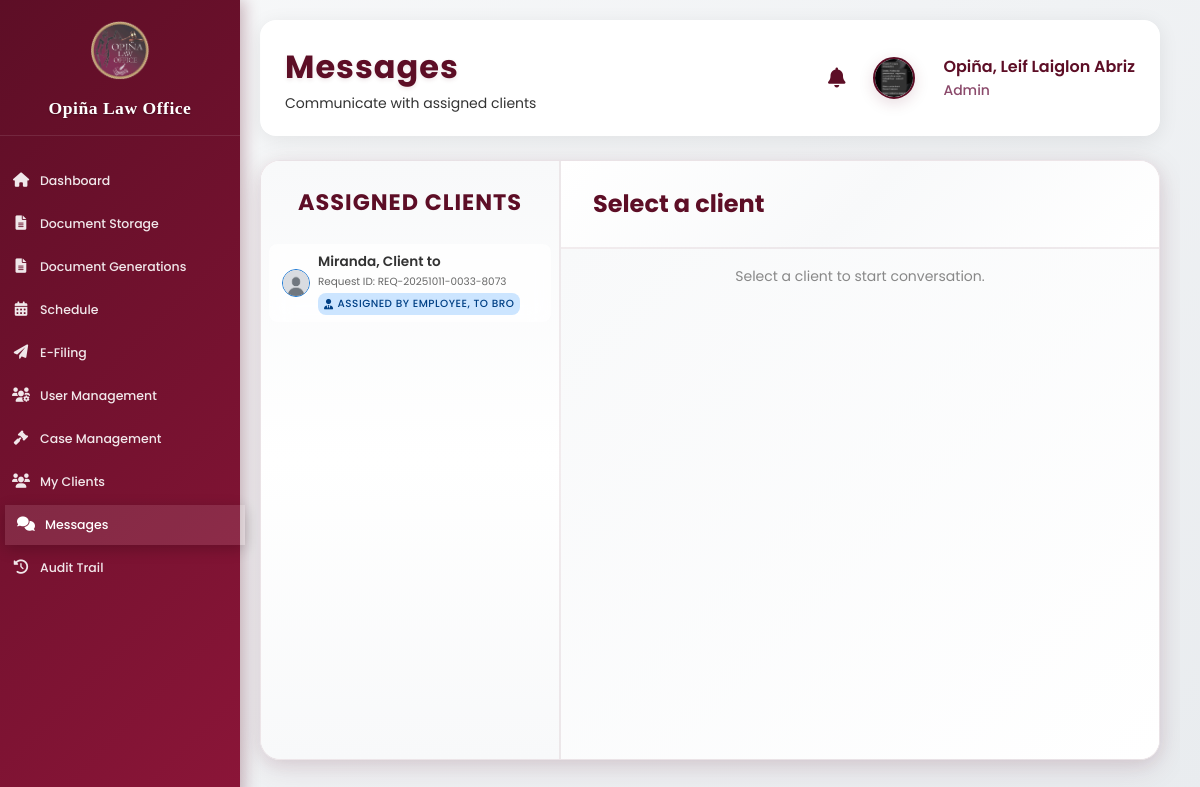
Page /admin_messages.php (signed in) on the committed database.
### tables this page shows
CREATE TABLE `user_form` (
  `id` int(11) NOT NULL,
  `name` varchar(100) NOT NULL,
  `profile_image` varchar(255) DEFAULT NULL,
  `last_login` datetime DEFAULT NULL,
  `email` varchar(100) NOT NULL,
  `phone_number` varchar(20) DEFAULT NULL,
  `password` varchar(255) NOT NULL,
  `user_type` enum('admin','attorney','client','employee') DEFAULT 'client',
  `login_attempts` int(11) DEFAULT 0,
  `last_failed_login` timestamp NULL DEFAULT NULL,
  `account_locked` tinyint(1) DEFAULT 0,
  `lockout_until` timestamp NULL DEFAULT NULL,
  `created_at` timestamp NOT NULL DEFAULT current_timestamp(),
  `created_by` int(11) DEFAULT NULL
);

CREATE TABLE `client_attorney_conversations` (
  `id` int(11) NOT NULL,
  `assignment_id` int(11) NOT NULL,
  `client_id` int(11) NOT NULL,
  `attorney_id` int(11) NOT NULL,
  `conversation_status` enum('Active','Completed','Closed') DEFAULT 'Active',
  `created_at` timestamp NOT NULL DEFAULT current_timestamp(),
  `updated_at` timestamp NOT NULL DEFAULT current_timestamp() ON UPDATE current_timestamp()
);

### admin_messages.php (the view, shortened to what this page needs)
<?php
require_once 'action_logger_helper.php';
$admin_id = $_SESSION['user_id'];
$conn->query("ALTER TABLE client_attorney_messages ADD COLUMN IF NOT EXISTS is_seen TINYINT(1) DEFAULT 0");
$conn->query("ALTER TABLE client_employee_messages ADD COLUMN IF NOT EXISTS is_seen TINYINT(1) DEFAULT 0");
$conn->query("ALTER TABLE client_attorney_assignments ADD COLUMN IF NOT EXISTS seen_status TINYINT(1) DEFAULT 0");
$stmt = $conn->prepare("
    SELECT cac.id, cac.conversation_status,
           u.name as client_name, u.profile_image as client_image,
           crf.request_id, crf.full_name, crf.address,
           caa.assigned_at,
           emp.name as employee_name,
           u.id as client_id,
           (SELECT COUNT(*) FROM client_attorney_messages cam
            WHERE cam.conversation_id = cac.id
            AND cam.sender_type = 'client'
            AND cam.is_seen = 0) as unseen_count
    FROM client_attorney_assignments caa
    JOIN client_attorney_conversations cac ON caa.id = cac.assignment_id
    JOIN user_form u ON caa.client_id = u.id
    JOIN client_employee_conversations cec ON caa.conversation_id = cec.id
    JOIN client_request_form crf ON cec.request_form_id = crf.id
    JOIN user_form emp ON caa.employee_id = emp.id
    WHERE caa.attorney_id = ? AND cac.conversation_status = 'Active'
    ORDER BY caa.assigned_at DESC
");
$stmt->bind_param("i", $admin_id);
$stmt->execute();
$res = $stmt->get_result();
$conversations = [];
while ($row = $res->fetch_assoc()) {
    $img = $row['client_image'];
    if (!$img || !file_exists($img)) {
        $img = 'images/default-avatar.jpg';
    }
    $row['client_image'] = $img;
    $conversations[] = $row;
}
?>
<!DOCTYPE html>
<html lang="en">
<head>
    <link rel="stylesheet" href="https://cdnjs.cloudflare.com/ajax/libs/font-awesome/6.0.0/css/all.min.css">
    <link rel="stylesheet" href="assets/css/dashboard.css?v=<?= time() ?>">
</head>
<body>
    <div class="sidebar">
        <div class="sidebar-header">
            <img src="images/logo.jpg" alt="Logo">
            <h2>Opiña Law Office</h2>
        </div>
        <ul class="sidebar-menu">
            <li><a href="admin_dashboard.php"><i class="fas fa-home"></i><span>Dashboard</span></a></li>
            <li><a href="admin_documents.php"><i class="fas fa-file-alt"></i><span>Document Storage</span></a></li>
            <li><a href="admin_document_generation.php"><i class="fas fa-file-alt"></i><span>Document Generations</span></a></li>
            <li><a href="admin_schedule.php"><i class="fas fa-calendar-alt"></i><span>Schedule</span></a></li>
            <li><a href="admin_efiling.php"><i class="fas fa-paper-plane"></i><span>E-Filing</span></a></li>
            <li><a href="admin_usermanagement.php"><i class="fas fa-users-cog"></i><span>User Management</span></a></li>
            <li><a href="admin_managecases.php"><i class="fas fa-gavel"></i><span>Case Management</span></a></li>
            <li><a href="admin_clients.php"><i class="fas fa-users"></i><span>My Clients</span></a></li>
            <li><a href="admin_messages.php" class="active"><i class="fas fa-comments"></i><span>Messages</span></a></li>
            <li><a href="admin_audit.php"><i class="fas fa-history"></i><span>Audit Trail</span></a></li>
        </ul>
    </div>
    <div class="main-content">
        <?php
        $page_title = 'Messages';
        $page_subtitle = 'Communicate with assigned clients';
        include 'components/profile_header.php';
        ?>
        <div class="chat-container">
            <div class="client-list">
                <h3>Assigned Clients</h3>
                <ul id="clientList">
                    <?php if (empty($conversations)): ?>
                        <li class="empty-state">
                            <i class="fas fa-inbox"></i>
                            <p>No assigned clients</p>
                        </li>
                    <?php else: ?>
                        <?php foreach ($conversations as $conv): ?>
                            <li class="client-item <?= $conv['unseen_count'] > 0 ? 'has-unseen' : '' ?>" data-id="<?= $conv['id'] ?>" data-client-id="<?= $conv['client_id'] ?>" onclick="selectClient(<?= $conv['id'] ?>, '<?= htmlspecialchars($conv['client_name']) ?>', <?= $conv['client_id'] ?>)">
                                <img src='<?= htmlspecialchars($conv['client_image']) ?>' alt='Client' style='width:28px;height:28px;border-radius:50%;border:1.5px solid #1976d2;object-fit:cover;' onerror="this.src='images/default-avatar.jpg'">
                                <div class="client-info">
                                    <span><?= htmlspecialchars($conv['client_name']) ?></span>
                                    <small>Request ID: <?= htmlspecialchars($conv['request_id']) ?></small>
                                    <div class="status-badge assigned">
                                        <i class="fas fa-user-tie"></i>
                                        Assigned by <?= htmlspecialchars($conv['employee_name']) ?>
                                    </div>
                                </div>
                    </li>
                    <?php endforeach; ?>
                    <?php endif; ?>
                </ul>
            </div>
            <div class="chat-area">
                <div class="chat-header">
                    <h2 id="selectedClient">Select a client</h2>
                </div>
                <div class="chat-messages" id="chatMessages">
                    <p style="color:#888;text-align:center;">Select a client to start conversation.</p>
                </div>
            </div>
        </div>
    </div>
</body>
</html>

### components/profile_header.php (shortened to what this page needs)
<?php
$user_id = $_SESSION['user_id'];
$res = $conn->query("SELECT profile_image, email, phone_number FROM user_form WHERE id=$user_id");
$profile_image = '';
if ($res && $row = $res->fetch_assoc()) {
    $profile_image = $row['profile_image'];
}
$user_name = '';
switch ($_SESSION['user_type']) {
    case 'admin':
        $user_name = $_SESSION['admin_name'] ?? 'Administrator';
        break;
}
$user_title = ucfirst($_SESSION['user_type']);
?>
<div class="header">
    <div class="header-title">
        <h1><?= $page_title ?? 'Dashboard' ?></h1>
        <p><?= $page_subtitle ?? 'Overview of your activities' ?></p>
    </div>
    <div class="user-info" style="display: flex; align-items: center; gap: 20px;">
        <div class="notifications-container" style="position: relative;">
            <button id="notificationsBtn" style="background: none; border: none; font-size: 20px; color: var(--primary-color); cursor: pointer; padding: 8px; transition: color 0.2s;" onmouseover="this.style.color='var(--accent-color)'" onmouseout="this.style.color='var(--primary-color)'">
                <i class="fas fa-bell"></i>
            </button>
        </div>
        <div class="profile-dropdown" style="display: flex; align-items: center; gap: 12px;">
            <img src="<?= htmlspecialchars($profile_image) ?>" alt="<?= $user_title ?>" style="object-fit: cover; width: 42px; height: 42px; border-radius: 50%; border: 2px solid var(--primary-color); cursor: pointer;" onclick="toggleProfileDropdown()">
            <div class="user-details">
                <h3 style="margin: 0; font-size: 16px; color: var(--primary-color);"><?= htmlspecialchars($user_name) ?></h3>
                <p style="margin: 0; font-size: 14px; color: var(--accent-color);"><?= $user_title ?></p>
            </div>
        </div>
    </div>
</div>

### assets/css/dashboard.css (style rules this page uses)
:root { --primary-color: #5D0E26; --primary-dark: #4A0B1E; --secondary-color: #8B1538; --accent-color: #8B4A6B; --text-color: #333; --light-gray: #f8f9fa; --border-color: #dcdde1; --success-color: #27ae60; --warning-color: #f39c12; --danger-color: #e74c3c; --info-color: #3498db; --gradient-primary: linear-gradient(135deg, #5D0E26, #8B1538); --gradient-secondary: linear-gradient(135deg, #8B1538, #5D0E26); --card-shadow: 0 4px 20px rgba(0, 0, 0, 0.08); --card-shadow-hover: 0 8px 30px rgba(0, 0, 0, 0.12); --border-radius: 16px; --transition: all 0.3s cubic-bezier(0.4, 0, 0.2, 1); }
* { margin: 0; padding: 0; box-sizing: border-box; font-family: 'Poppins', sans-serif; }
html { overflow-x: hidden; }
body { background: linear-gradient(135deg, #f8f9fa 0%, #e9ecef 100%); color: var(--text-color); display: flex; min-height: 100vh; overflow-x: hidden; font-size: 14px; line-height: 1.6; }
.sidebar { width: 240px !important; background: var(--gradient-primary); color: white; padding: 20px 0; height: 100vh; position: fixed; transition: all 0.3s ease; box-shadow: 4px 0 15px rgba(93, 14, 38, 0.3); z-index: 1000; }
.sidebar-header { padding: 0 15px; margin-bottom: 25px; text-align: center; border-bottom: 1px solid rgba(255, 255, 255, 0.1); padding-bottom: 15px; }
.sidebar-header img { width: 60px !important; height: 60px !important; margin-bottom: 12px; border-radius: 8px; border: none; object-fit: cover; }
.sidebar-header h2 { color: white; font-size: 1.1rem !important; margin-bottom: 0; font-family: "Playfair Display", serif; font-weight: 600; text-shadow: 0 1px 2px rgba(0, 0, 0, 0.3); letter-spacing: 0.5px; line-height: 1.2; white-space: nowrap; overflow: hidden; text-overflow: ellipsis; }
.sidebar-menu { list-style: none; }
.sidebar-menu li { margin-bottom: 3px; }
.sidebar-menu a { display: flex; align-items: center; padding: 8px 12px; color: rgba(255, 255, 255, 0.9); text-decoration: none; transition: all 0.3s ease; margin: 0; border-radius: 0; font-weight: 500; font-size: 12.5px; position: relative; flex-direction: row; padding-left: 12px; min-height: 40px; justify-content: flex-start; }
.sidebar-menu a:hover, .sidebar-menu a.active { background: rgba(255, 255, 255, 0.1); color: white; transform: translateX(5px); box-shadow: 0 4px 15px rgba(0, 0, 0, 0.2); }
.sidebar-menu i { margin-right: 10px; font-size: 0.9rem; transition: all 0.3s ease; width: 18px; text-align: center; flex-shrink: 0; }
.main-content { flex: 1; margin-left: 240px !important; padding: 24px; overflow-x: hidden; max-width: calc(100vw - 260px) !important; min-height: 100vh; position: relative; z-index: 1; }
.header { display: flex; justify-content: space-between; align-items: center; padding: 20px 24px; background: white; border-radius: var(--border-radius); box-shadow: var(--card-shadow); margin-bottom: 24px; border: 1px solid rgba(255, 255, 255, 0.8); backdrop-filter: blur(10px); position: relative; z-index: 2000; }
.notifications-container { position: relative !important; z-index: 3000; }
.user-info { display: flex; align-items: center; position: relative; z-index: 3000; }
.header h1 { font-size: 2rem; font-weight: 700; color: var(--primary-color); text-shadow: 0 2px 4px rgba(93, 14, 38, 0.1); letter-spacing: 1px; margin: 0; }
.user-info img { width: 48px; height: 48px; border-radius: 50%; margin-right: 16px; border: 3px solid var(--primary-color); box-shadow: 0 4px 15px rgba(93, 14, 38, 0.15); object-fit: cover; }
.user-details h3 { font-size: 1.1rem; margin-bottom: 4px; color: var(--primary-color); font-weight: 600; }
.user-details p { color: var(--accent-color); font-size: 0.9rem; font-weight: 500; }
.profile-dropdown { position: relative; display: inline-block; }
.status-badge { padding: 6px 12px; border-radius: 20px; font-size: 0.75rem; font-weight: 600; text-transform: uppercase; letter-spacing: 0.5px; display: inline-block; }
@media (max-width: 1200px) { .main-content { padding: 20px; } }
html { scroll-behavior: smooth; }

### rows in the picture
user_form: profile_image (picture)
client_attorney_conversations: client.name "Miranda, Client to", request_id "REQ-20251011-0033-8073", user_form.name "EMPLOYEE, TO BRO"

### other values in the picture
$page_title "Messages"
$page_subtitle "Communicate with assigned clients"
$user_name "Opiña, Leif Laiglon Abriz"
$user_title "Admin"
